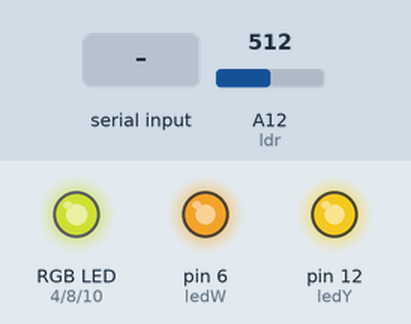
Recording of a sketch running on a simulated Arduino Mega 2560, built with avr-gcc and run on an emulated ATmega2560. Shown: an RGB LED mixed from three pins (HIGH = lit), output pins drawn as LEDs (lit = HIGH). Dashed ring = blinking. Inputs (shaded band) come from the test bench; at power-on: A12 (ldr) = 512. Dim RGB values are drawn brighter than linear; random numbers use the default seed unless the sketch sets one; what the sketch prints to the serial monitor is not drawn.

Above: at 1.25 s.
1.3 s: "1" received over Serial
At 1.4 s:
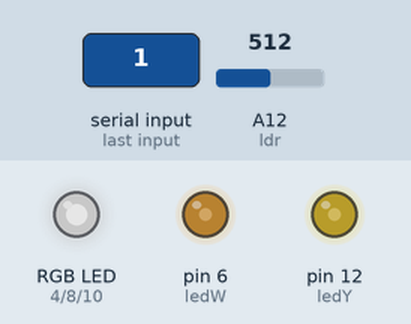
4.3 s: "0" received over Serial
At 5.91 s:
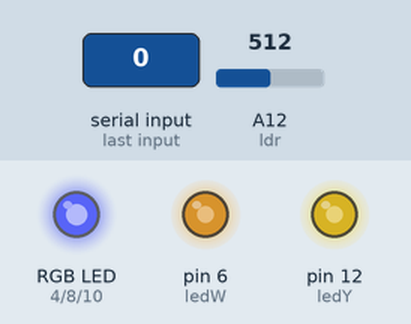
7.3 s: "2" received over Serial
At 7.7 s:
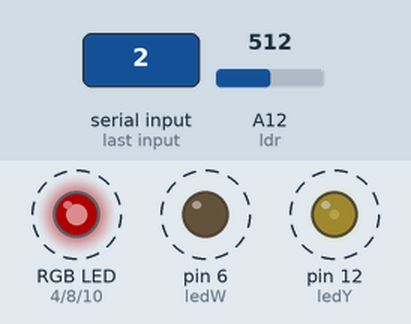
10.3 s: "1" received over Serial
13.3 s: "0" received over Serial
Timing chart, 0 to 43.9 s (numbered marks = the images above; inputs shaded):
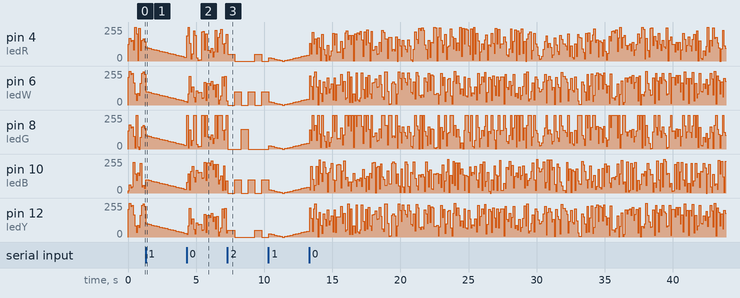

The sketch:

ardu.ino
```cpp
#define btn  42
#define ledY 12
#define ledB 10
#define ledG 8
#define ledW 6
#define ledR 4
#define ldr  A12
#define chill_max 500
#define medium_max 850
#define off '4'
#define chill '1'
#define medium '2'
#define rave '3'

char mode; // 1 chill, 2 medium, 3 disco, 4 off

// chill mode
int brightness = 100;
int bright_state = 1; // 0 decrease, 1 augmentar
int bright_step = 5;


// medium mode
int led_on = 0; // 0 outer, 1 middle, 2 inner
int middle_status = 0; //0 decrementar, 1 incrementar

// rave mode
int rand_num;
int rand_on;

int light;

void setup() {
  pinMode (btn, INPUT);
  pinMode (ledY, OUTPUT);
  pinMode (ledB, OUTPUT);
  pinMode (ledG, OUTPUT);
  pinMode (ledW, OUTPUT);
  pinMode (ledR, OUTPUT);
  Serial.begin(9600);

  randomSeed(analogRead(0));
  mode = 1;

}

void chill_mode() {
  analogWrite(ledY, brightness);
  analogWrite(ledB, brightness);
  analogWrite(ledG, brightness);
  analogWrite(ledW, brightness);
  analogWrite(ledR, brightness);
  if (bright_state) { //incrementar
    if (brightness < 100) {
      brightness += bright_step;
      delay(200);
    }
    else {
      brightness = 100;
      bright_state = 0;
    }
  }
  else { // decrementar
    if (brightness > 0)  {
      brightness -= bright_step;
      delay(200);
    }
    else {
      brightness = 0;
      bright_state = 1;
    }
  }

}

void medium_mode() {
  switch (led_on) {
    case 0: //outer
      analogWrite(ledY, 50);
      analogWrite(ledB, 0);
      analogWrite(ledG, 0);
      analogWrite(ledW, 0);
      analogWrite(ledR, 50);
      break;
    case 1: // middle
      analogWrite(ledY, 0);
      analogWrite(ledB, 100);
      analogWrite(ledG, 0);
      analogWrite(ledW, 100);
      analogWrite(ledR, 0);
      break;
    default: //inner
      analogWrite(ledY, 0);
      analogWrite(ledB, 0);
      analogWrite(ledG, 150);
      analogWrite(ledW, 0);
      analogWrite(ledR, 0);
      break;
  }

  delay(500);
  if (led_on == 2 || led_on == 0) middle_status ^= 1;
  if (middle_status) led_on++;
  else led_on--;

}

void rave_mode() {
  rand_num = random(0, 255);
  rand_on = rand_num * random(0, 1);
  analogWrite(ledY, rand_num);
  analogWrite(ledB, (rand_num+62)%255);
  analogWrite(ledG, (rand_num-73));
  analogWrite(ledW, rand_num);
  analogWrite(ledR, (rand_num+171)%255);
  delay(100);
}

void loop() {

  light = analogRead(ldr);
  char light_lvl;
  if (light < chill_max) light_lvl = '1';
  else if (light < medium_max) light_lvl = '2';
  else light_lvl = '3';


  if (Serial.available() > 0) {
    char new_mode = Serial.read();

    if (new_mode != 0) mode = new_mode;
    Serial.write(light_lvl);
     // mirar maxims be
  }
  //Serial.println(light);
  /*mode = light_lvl;
  Serial.println(light_lvl);*/

  switch (mode) {
    case off: //apagat
      digitalWrite(ledY, LOW);
      digitalWrite(ledB, LOW);
      digitalWrite(ledG, LOW);
      digitalWrite(ledW, LOW);
      digitalWrite(ledR, LOW);
      break;
    case chill: // chill
      chill_mode();
      break;
    case medium: // medium
      medium_mode();
      break;
    default: // disco
      rave_mode();
      break;
  }

}
```
